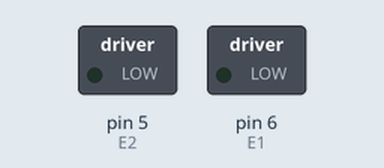
This sketch was run on a simulated Arduino Uno, built with avr-gcc and run on an emulated ATmega328P. Shown: switched loads named in the sketch (green lamp = pin HIGH). What the sketch prints to the serial monitor is not drawn.

Above: at 0.1 s.
At 1.1 s:
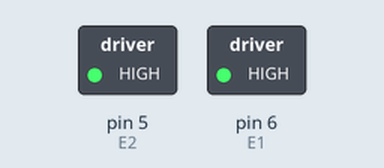
Timing chart, 0 to 2.6 s (numbered marks = the images above):
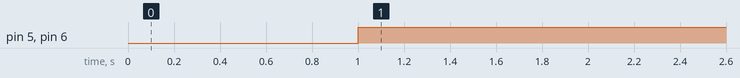

The sketch:

robot_structure.ino
```cpp
#include <Wire.h>
#include <VL53L1X.h>
#include <Servo.h>
#include <EEPROM.h>
#include "math.h"


#define DELTA 0.01f
#define pi 3.14159265f

//For motor controll:
const byte interrupt_pin = 0;
const byte encoder0pinA = 2;//A pin -> the interrupt pin 0
const byte encoder0pinB = 3;//B pin -> the digital pin 11
byte encoder0PinALast;
int duration = 0;//the number of the pulses
bool Direction;//the rotation direction
int measure_time = 200;

class cRobot{

public:

  cRobot(int L, int W, int R,int r) { //Construct robot

    len=L;
    width=W;
    r_0=R;
    r_wheel=r;
  }


  void stop_robot() { //Stop the robot
    setVelocity(0, 0);
  }

  void reverse(int vel){ //Go backward at constant velocity

    setVelocity(-vel, -vel);

  }

  void forward(int vel) { //Go forward at constant velocity
    setVelocity(vel, vel);

  }

  void rotate(int vel, char dir){
    if(dir = 'r'){
      setVelocity(vel,-vel);
    }
    if(dir = 'l'){
      setVelocity(-vel,vel);
    }
  }

  static void wheelSpeed()
    {
      int Lstate = digitalRead(encoder0pinA);
      if((encoder0PinALast == LOW) && Lstate==HIGH)
      {
        int val = digitalRead(encoder0pinB);
        if(val == LOW && Direction)
        {
          Direction = false; //Reverse
        }
        else if(val == HIGH && !Direction)
        {
          Direction = true;  //Forward
        }
      }
      encoder0PinALast = Lstate;

      if(!Direction)  duration++;
      else  duration--;
    }

  void writeToEEP(int index, char value) {
    EEPROM.write(index, value);
  }

  byte readFromEEP(int index) {
    return EEPROM.read(index);
  }

  unsigned int measureVelocity(){

    Direction = true;//default -> Forward
    pinMode(encoder0pinB,INPUT);
    attachInterrupt(interrupt_pin, wheelSpeed, CHANGE);

    delay(measure_time);

    //Serial.println(duration*100/measure_time);
    detachInterrupt(interrupt_pin);
    float temp = duration;
    duration = 0;

    return min(abs(temp*50/measure_time),255);
  } //Measure velocity of a motor

  unsigned int gatherVelocityData(unsigned int output) {//Used to take measurements
    unsigned int vel;
    forward(output);
    delay(550);
    vel = measureVelocity();
    Serial.print(vel);
    Serial.print("\t");
    Serial.println(output);

    return  vel;

  }

  void robot_attach(int servo_PIN);

  int calulateOutput(int vel){
    int out;
    bool sgn = vel>=0;
    vel = abs(vel);

    int index = 0;

    while(EEPROM.read(index) < vel and index < 255){
      index++;
    }

    out = EEPROM.read(index+256);

    if(sgn) {
      return out;
    }
    else {
      return -out;
    }

  } //Calculate output for certain velocity
  bool found_target() {  //Look for the target
    bool found = 1;         //True if target is found
    if(found) {
      target_angle = 0; //If found, show what angle object is at
    }
    return found; //Return found variable
  }

  bool go_to_target() {
    if(target_angle > min_angle) {
      rotate(v0,'l');
    }
    else if(target_angle < -min_angle) {
      rotate(v0,'r');
    }
    else {
      forward(v0);
    }
  }

private:


  void setVelocity(int v_left, int v_right) { //Private method to set velocity of engines

    int out_left = calulateOutput(v_left);
    int out_right = calulateOutput(v_right);

    /*
    Serial.print("Left v: ");
    Serial.print(v_left);
    Serial.print(" Right v: ");
    Serial.println(v_right);
    Serial.print("Left out: ");
    Serial.print(out_left);
    Serial.print(" Right out: ");
    Serial.println(out_right);
    */
    analogWrite(E2,abs(out_right));


    if(v_left<0)
    {
      digitalWrite(M2,LOW);
    }

    else
    {
      digitalWrite(M2,HIGH);
    }

    analogWrite (E1,abs(out_left));

    if(v_right<0)
    {
      digitalWrite(M1,LOW);
    }

    else
    {
      digitalWrite(M1,HIGH);
    }

  }

  void setOmega(float omega) { //Drive at velocity v0 and dtheta/dt = omega
    float Dv = omega*width/2;
    Dv = Dv/((float) vel_koeff);

    if(side) {setVelocity(v0+Dv, v0-Dv);}
    else {setVelocity(v0-Dv, v0+Dv);}


  }

  int E1 = 6;     //M1 Speed Control
  int E2 = 5;     //M2 Speed Control
  int M1 = 7;     //M1 Direction Control
  int M2 = 4;     //M2 Direction Control

  float len;      //length of robot (between lidar)
  float width;    //Width of robot (between wheels)
  float r_0;      //Desired distance from wall
  float r_wheel;  //Radius of wheels


  float y;  //Current distance from wall (-r_0)
  float theta;  //Offset angle
  bool side = false;  //False - follow left wall, True - follow right wall

  int v0 = 100; //Standard velocity of robot

  float k = 0.65; //Value in equation of motion. 1-5

  double T_100;

  float vel_koeff = 2*1.73; //Ratio between rad/s and velocity unit

  char DATA_velocity[200];  //Array with velocity data
  char Data_output[200];

  bool located = false; //Is the target located

  float target_angle;   //Angle (or some quantity related to that)
                        //between robot heading and target

  float min_angle = 10; // Minimum acceptable deviation


};


cRobot robot(160,250,95,45); //Create robot object
void setup() {

  Serial.begin(9600);
  Wire.begin();
  Wire.setClock(400000);
  Serial.println("MID");
  delay(1000);


}

void loop() {
  if(robot.found_target()) {
    robot.go_to_target();
  }
  else {
    robot.rotate(100,'r');
  }

}
```

Measured:
- by itself, pin 5 (E2), pin 6 (E1): LOW → HIGH at 1.0 s
